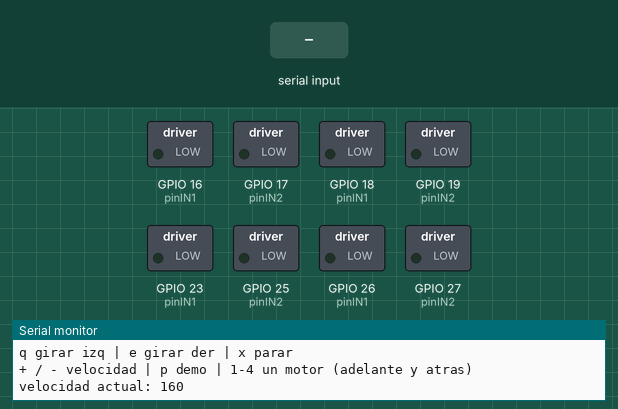
This sketch was run on a simulated ESP32. Shown: switched loads named in the sketch (green lamp = pin HIGH), the last lines printed to the serial monitor. Dashed ring = blinking. Inputs (shaded band) come from the test bench.

Above: at 1.7 s.
1.8 s: "p\n" received over Serial
At 3.8 s:
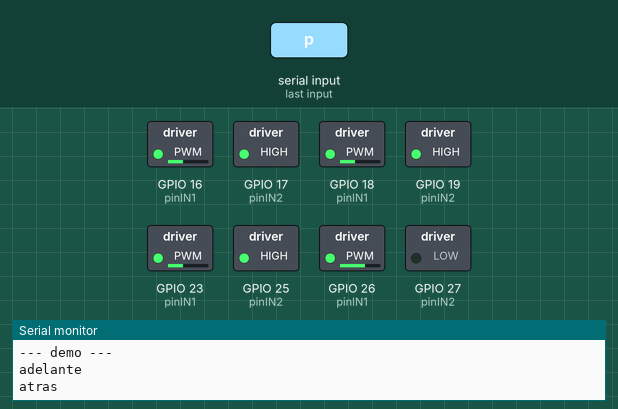
At 5.6 s:
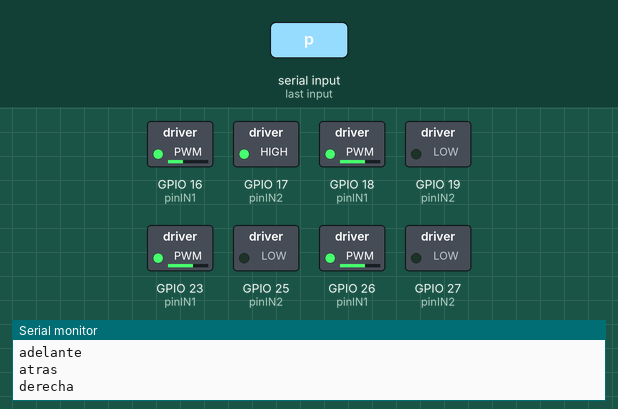
7.8 s: "x\n" received over Serial
At 8.4 s:
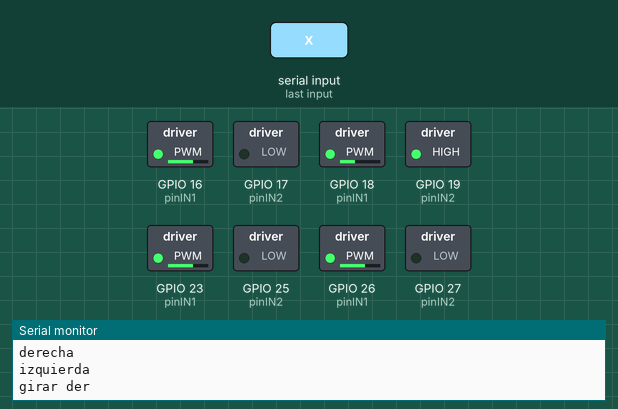
10.8 s: "+\n" received over Serial
Timing chart, 0 to 13.8 s (numbered marks = the images above; inputs shaded):
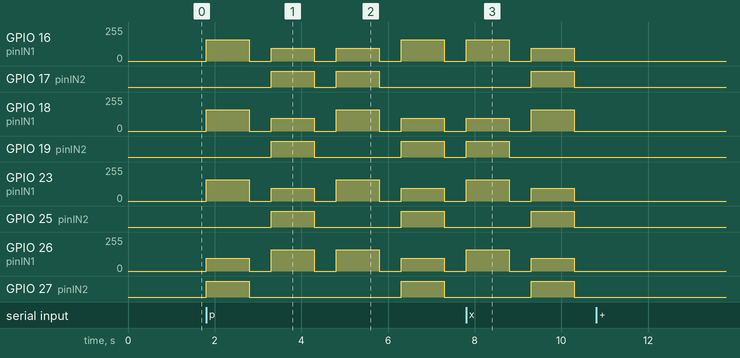

Measured:
- after the input at 1.8 s, GPIO 16 (pinIN1): 0/255 → 159/255 at once, → 0/255 1.0 s later, → 95/255 0.50 s later, → 0/255 1.0 s later, … (8 changes in this stretch); GPIO 17 (pinIN2): alternates HIGH for 1.0 s and LOW for 0.50 s, 4 changes in all, then stays LOW, starting after 1.5 s

The sketch:

prueba_mecanum.ino
```cpp
// =====================================================================
//  Prueba de las mecanum - Candidates 2026
//  Solo mueve el robot: adelante, atras, a los lados y girar.
//  Pines y forma de mover los motores igual que en nuestro codigo que
//  ya funcionaba (IN1 con pwm, IN2 en alto o bajo segun el sentido).
//
//  Se controla desde el monitor serie (115200):
//    w = adelante        s = atras
//    a = izquierda       d = derecha     (de lado, sin girar)
//    q = girar izq       e = girar der   (en su lugar)
//    x = parar
//    + / - = mas o menos velocidad
//    p = demo: hace todos los movimientos solito, 1 seg cada uno
//    1 2 3 4 = mover solo un motor, adelante y luego atras (para revisar)
//
//  Cada movimiento dura "tiempoMovimiento" y luego se para solo,
//  para que no se nos vaya de la mesa.
// =====================================================================

#if __has_include(<esp_arduino_version.h>)
#include <esp_arduino_version.h>
#endif
#ifndef ESP_ARDUINO_VERSION_MAJOR
#define ESP_ARDUINO_VERSION_MAJOR 2
#endif

// ----------------------------- PINES ---------------------------------
// asi quedaron despues de probar llanta por llanta:
// el driver de los pines 16-19 mueve las llantas de ATRAS
// y el de los pines 23-27 las de ADELANTE
#define DEL_IZQ_IN1   23
#define DEL_IZQ_IN2   25
#define DEL_DER_IN1   26
#define DEL_DER_IN2   27
#define TRAS_IZQ_IN1  16
#define TRAS_IZQ_IN2  17
#define TRAS_DER_IN1  18
#define TRAS_DER_IN2  19

#define PWM_FREQ        1000
#define PWM_RESOLUTION  8

//                         del.izq      del.der      tras.izq      tras.der
const uint8_t pinIN1[4] = { DEL_IZQ_IN1, DEL_DER_IN1, TRAS_IZQ_IN1, TRAS_DER_IN1 };
const uint8_t pinIN2[4] = { DEL_IZQ_IN2, DEL_DER_IN2, TRAS_IZQ_IN2, TRAS_DER_IN2 };
const char* nombreMotor[4] = {"delantero izq", "delantero der", "trasero izq", "trasero der"};

// la delantera derecha giraba al reves, por eso va en true
bool alReves[4] = {false, true, false, false};

// --------------------------- AJUSTES ---------------------------------
int velocidad = 160;                      // 0 a 255
unsigned long tiempoMovimiento = 1000;    // ms que dura cada comando

// ---------------------------- PWM ------------------------------------
// el core 3.x del ESP32 cambio como se usa el pwm, por eso esto
#if ESP_ARDUINO_VERSION_MAJOR >= 3
  #define CONECTAR_PWM(pin, canal)        ledcAttach((pin), PWM_FREQ, PWM_RESOLUTION)
  #define ESCRIBIR_PWM(pin, canal, valor) ledcWrite((pin), (valor))
#else
  #define CONECTAR_PWM(pin, canal)        do { ledcSetup((canal), PWM_FREQ, PWM_RESOLUTION); ledcAttachPin((pin), (canal)); } while (0)
  #define ESCRIBIR_PWM(pin, canal, valor) ledcWrite((canal), (valor))
#endif

// --------------------------- MOTORES ---------------------------------
// vel de -255 (atras) a 255 (adelante), igual que el setMotor que ya teniamos:
// adelante -> IN2 en bajo y pwm en IN1
// atras    -> IN2 en alto y pwm "al reves" en IN1
void moverMotor(int i, int vel) {
  if (alReves[i]) vel = -vel;
  vel = constrain(vel, -255, 255);
  if (vel >= 0) {
    digitalWrite(pinIN2[i], LOW);
    ESCRIBIR_PWM(pinIN1[i], i, vel);
  } else {
    digitalWrite(pinIN2[i], HIGH);
    ESCRIBIR_PWM(pinIN1[i], i, 255 + vel);   // vel es negativa aqui
  }
}

// la formula de las mecanum:
//   adelante: + adelante, - atras
//   lado:     + derecha,  - izquierda
//   giro:     + a la derecha, - a la izquierda
void mover(int adelante, int lado, int giro) {
  int delIzq  = adelante + lado + giro;
  int delDer  = adelante - lado - giro;
  int trasIzq = adelante - lado + giro;
  int trasDer = adelante + lado - giro;

  // si alguno se pasa de 255 bajamos todos parejo
  int mayor = max(max(abs(delIzq), abs(delDer)), max(abs(trasIzq), abs(trasDer)));
  if (mayor > 255) {
    delIzq  = delIzq  * 255 / mayor;
    delDer  = delDer  * 255 / mayor;
    trasIzq = trasIzq * 255 / mayor;
    trasDer = trasDer * 255 / mayor;
  }

  moverMotor(0, delIzq);
  moverMotor(1, delDer);
  moverMotor(2, trasIzq);
  moverMotor(3, trasDer);
}

void parar() {
  for (int i = 0; i < 4; i++) moverMotor(i, 0);
}

// los 6 movimientos, para usarlos facil despues
void irAdelante()      { mover( velocidad, 0, 0); }
void irAtras()         { mover(-velocidad, 0, 0); }
void irDerecha()       { mover(0,  velocidad, 0); }
void irIzquierda()     { mover(0, -velocidad, 0); }
void girarDerecha()    { mover(0, 0,  velocidad); }
void girarIzquierda()  { mover(0, 0, -velocidad); }

// hace el movimiento un rato y se para
void moverUnRato(void (*movimiento)(), const char* nombre) {
  Serial.println(nombre);
  movimiento();
  delay(tiempoMovimiento);
  parar();
}

void demo() {
  Serial.println("--- demo ---");
  moverUnRato(irAdelante, "adelante");       delay(500);
  moverUnRato(irAtras, "atras");             delay(500);
  moverUnRato(irDerecha, "derecha");         delay(500);
  moverUnRato(irIzquierda, "izquierda");     delay(500);
  moverUnRato(girarDerecha, "girar der");    delay(500);
  moverUnRato(girarIzquierda, "girar izq");
  Serial.println("--- fin demo ---");
}

// mueve un solo motor hacia adelante y luego hacia atras
void probarUnMotor(int i) {
  Serial.printf("%s: hacia ADELANTE\n", nombreMotor[i]);
  moverMotor(i, velocidad);
  delay(tiempoMovimiento);
  parar();
  delay(700);
  Serial.printf("%s: hacia ATRAS\n", nombreMotor[i]);
  moverMotor(i, -velocidad);
  delay(tiempoMovimiento);
  parar();
}

void ayuda() {
  Serial.println("");
  Serial.println("w adelante | s atras | a izquierda | d derecha");
  Serial.println("q girar izq | e girar der | x parar");
  Serial.println("+ / - velocidad | p demo | 1-4 un motor (adelante y atras)");
  Serial.printf("velocidad actual: %d\n", velocidad);
}

// ------------------------- SETUP Y LOOP ------------------------------
void setup() {
  Serial.begin(115200);
  for (int i = 0; i < 4; i++) {
    pinMode(pinIN2[i], OUTPUT);
    digitalWrite(pinIN2[i], LOW);
    CONECTAR_PWM(pinIN1[i], i);
  }
  parar();
  delay(500);
  Serial.println("listo, prueba de mecanum");
  ayuda();
}

void loop() {
  if (!Serial.available()) return;
  char letra = Serial.read();
  if (letra == '\n' || letra == '\r' || letra == ' ') return;

  switch (letra) {
    case 'w': moverUnRato(irAdelante, "adelante"); break;
    case 's': moverUnRato(irAtras, "atras"); break;
    case 'a': moverUnRato(irIzquierda, "izquierda"); break;
    case 'd': moverUnRato(irDerecha, "derecha"); break;
    case 'q': moverUnRato(girarIzquierda, "girar izq"); break;
    case 'e': moverUnRato(girarDerecha, "girar der"); break;
    case 'x': parar(); Serial.println("parado"); break;
    case 'p': demo(); break;
    case '+': velocidad = min(velocidad + 20, 255); Serial.printf("velocidad %d\n", velocidad); break;
    case '-': velocidad = max(velocidad - 20, 60);  Serial.printf("velocidad %d\n", velocidad); break;
    case '1': case '2': case '3': case '4': probarUnMotor(letra - '1'); break;
    default: ayuda(); break;
  }
}
```
